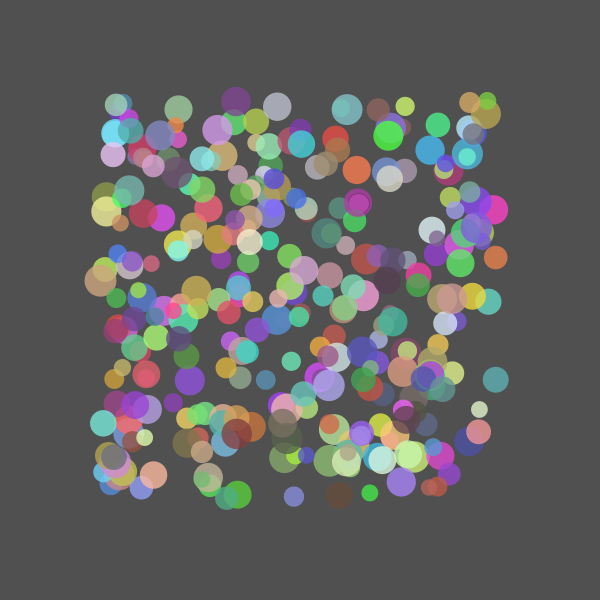
Frame 1 (no input)
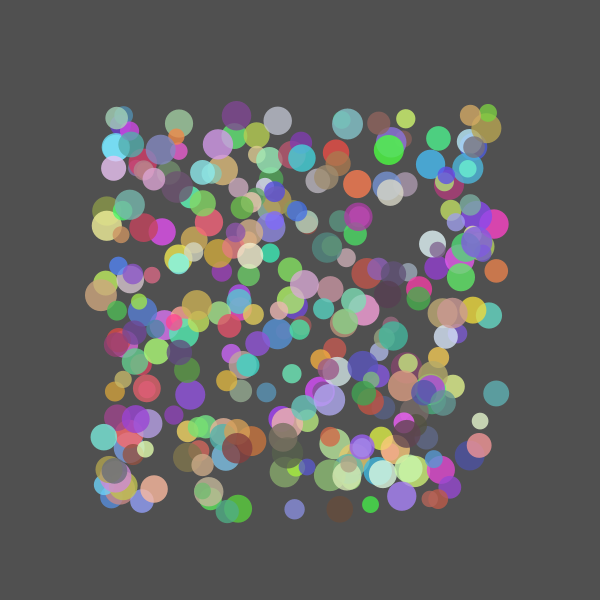
Frame 60 (the mouse pressed at the canvas centre just before this capture)
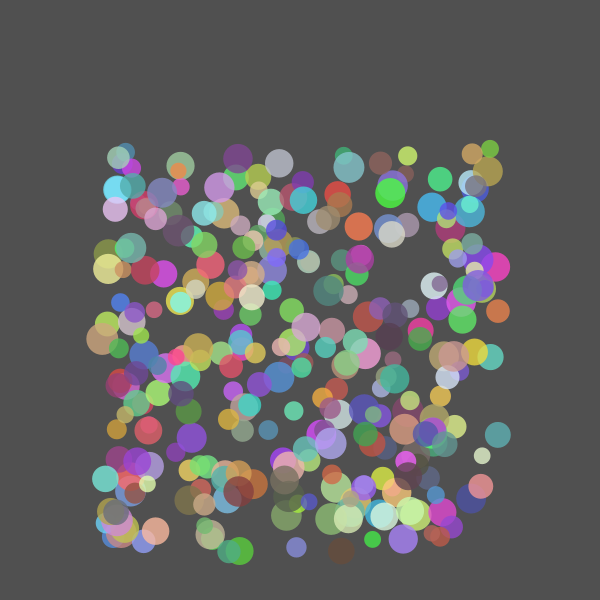
Frame 120 (the mouse held since frame 60 and released just before this capture)

The Processing sketch that drew these frames (run headless with seeded random() and noise(); from frame 60 on, the mouse is pressed at the canvas centre):

// Processing sketch: CollisionSimulation
// ── CollisionSimulation.pde
int ballsNumber = 300;


Ball[] balls = new Ball[ballsNumber];





void setup(){
 size(600,600);
 frameRate(120);
 background(80);
 for (int i = 0; i<ballsNumber; i++){
    PVector location = new PVector(width/2 + random(-200, 200), height/2 + random(-200, 200)); //réparti au hasard
    //location = new PVector(width/2 + random(-200, 200), height/2); // Tout sur la meme ligne
    //location = new PVector(width/4, height/2 + random(-200, 200)); // tout sur la meme colonne
    color ballColor = color(random(60, 255), random(60, 255), random(60, 255), 200);
    float ballWidth = random(16,32);

   
   balls[i] = new Ball(i, location, ballColor, ballWidth);
   
 }
  
  
  
}



void draw(){
   background(80);

 for (int i = 0; i<ballsNumber; i++){
   PVector wind = new PVector(0.01,0);
   
   float m = balls[i].mass;
   PVector gravity = new PVector(0,0.01*m);
   
   
   float frictionCoef = 0.06;
   float normalForce = 1;
   float frictionMag = frictionCoef*normalForce;
   
   PVector friction = balls[i].velocity.copy();
   friction.normalize();
   friction.mult(-1);
   
   friction.mult(frictionMag);
   
   
   balls[i].applyForce(wind);

   balls[i].applyForce(gravity);
   balls[i].applyForce(friction);
   
   balls[i].drawBall();
   balls[i].moveBall();
   balls[i].bounceBall();
   
 }
  
  
  
}

void keyPressed(){
  if (key =='q'){
    PVector wind = new PVector(-1,0);
    for (int i = 0; i<ballsNumber; i++){
     balls[i].applyForce(wind); 
    }
    
    
  }
  
}

// ── ball.pde
class Ball {

  float ballWidth;
  int id;
  color ballColor;
  float mass;

  PVector location;
  PVector velocity;
  PVector acceleration;





  Ball(int tempId, PVector tempLocation, color tempBallColor, float tempBallWidth) {

    id = tempId;
    location = tempLocation;
    ballColor = tempBallColor;
    ballWidth = tempBallWidth;
    mass = ballWidth;
    velocity = new PVector(0, 0);
    acceleration = new PVector(0, 0);
  }



  void applyForce(PVector force) {
    PVector f = force.copy(); // On fait une copie car c'est par défaut passé par adresse.
    f.div(mass);
    acceleration.add(f);
  }


  void drawBall() { // afficher la balle
    fill(ballColor);
    PVector mouse = new PVector(mouseX, mouseY);
    PVector center = new PVector(width/2, height/2);
    //ballWidth = 1/(PVector.sub(center,location).mag()/500);
    //if (ballWidth > 32){ballWidth = 32;}
    circle(location.x, location.y, ballWidth);
    noStroke();
  }


  void moveBall() { // Déplacer la balle
    //PVector mouse = new PVector(mouseX, mouseY); //La balle se dirige vers la souris
    //PVector dir = PVector.sub(mouse, location);

    //PVector center = new PVector(width/2, height/2); // La basse se dirige vers le centre
    //PVector dir = PVector.sub(center, location);


    //dir.normalize();
    //dir.mult(0.008);



    //acceleration = dir;



    velocity.add(acceleration); // On ajoute a la vitesse de la balle, l'accéleration
    //velocity.limit(1000);
    location.add(velocity); // On ajoute a la position de la balle, sa vitesse
    acceleration.mult(0); // On réinitialise l'accélération pour pas qu'elle s'accumule. Quand les forces s'arrête, l'accélération s'arrête.
  }

  void bounceBall() { // Collision au bord de la balle
    if (location.x > width-ballWidth/2) {
      // ballX = ballX - ballSpeedX;
      velocity.x = velocity.x * -1;
      location.x = width-ballWidth/2;
      //location.add(velocity);
  } else if (location.x < ballWidth/2) {
      velocity.x = velocity.x *-1;
      location.x = ballWidth/2;
      //location.add(velocity);
    } else if (location.y > height-ballWidth/2) {
      //ballY = ballY - ballSpeedY;
      velocity.y = velocity.y * -1;
      location.y = location.y = height - ballWidth/2;
      //location.add(velocity);
    } else if (location.y < ballWidth/2) {
      velocity.y = velocity.y *-1;
      location.y = location.y = ballWidth/2;
      //location.add(velocity);
    }
  }

  
  /*
    void bounceBall() { // Collision au centre de la basse
    if (location.x > width) {
      // ballX = ballX - ballSpeedX;
      velocity.x = velocity.x * -1;
      location.x = width;
      //location.add(velocity);
  } else if (location.x < 0) {
      velocity.x = velocity.x *-1;
      location.x = 0;
      //location.add(velocity);
    } else if (location.y > height) {
      //ballY = ballY - ballSpeedY;
      velocity.y = velocity.y * -1;
      location.y = location.y = height;
      //location.add(velocity);
    } else if (location.y < 0) {
      velocity.y = velocity.y *-1;
      location.y = location.y = 0;
      //location.add(velocity);
    }
  }
  */
  
  
  
}
